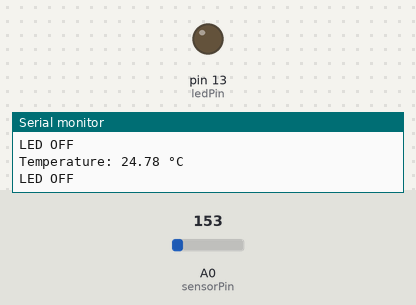
This sketch was run on a simulated Arduino Uno, built with avr-gcc and run on an emulated ATmega328P. On the bench: output pins drawn as LEDs (lit = HIGH), the last lines printed to the serial monitor. The inputs (shaded band) are chosen by the test bench; at power-on: A0 (sensorPin) = 153.

Above: at 1.8 s.
1.9 s: A0 (sensorPin) set to 173
At 2.6 s:
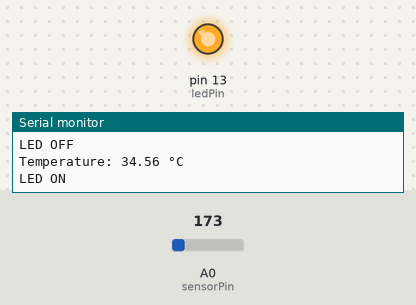
3.5 s: A0 (sensorPin) set to 133
At 5.2 s:
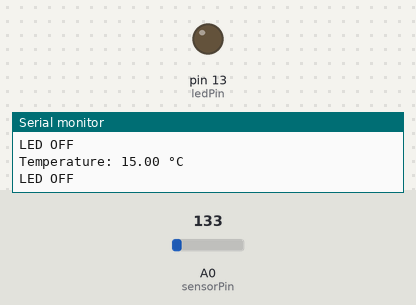
5.5 s: A0 (sensorPin) set to 165
At 7.0 s:
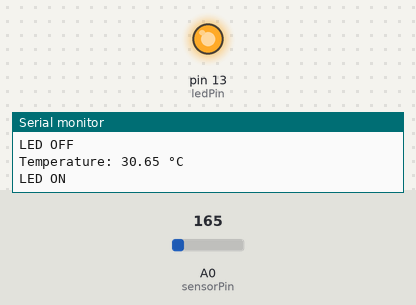
Timing chart, 0 to 8.5 s (numbered marks = the images above; inputs shaded):
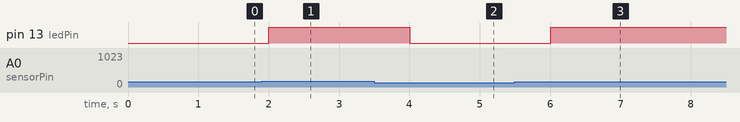

The sketch:

temperature_sensor.ino
```cpp
// Temperature Controlled LED using TMP36

int sensorPin = A0;    // TMP36 middle pin connected to A0
int ledPin = 13;       // LED connected to Digital Pin 13

void setup()
{
  pinMode(ledPin, OUTPUT);
  Serial.begin(9600);
}

void loop()
{
  // Read sensor value
  int sensorValue = analogRead(sensorPin);

  // Convert ADC value to voltage
  float voltage = sensorValue * (5.0 / 1023.0);

  // Convert voltage to temperature (TMP36 formula)
  float temperatureC = (voltage - 0.5) * 100.0;

  // Display temperature in Serial Monitor
  Serial.print("Temperature: ");
  Serial.print(temperatureC);
  Serial.println(" °C");

  // Control LED
  if (temperatureC > 30)
  {
    digitalWrite(ledPin, HIGH);  // LED ON
    Serial.println("LED ON");
  }
  else
  {
    digitalWrite(ledPin, LOW);   // LED OFF
    Serial.println("LED OFF");
  }

  delay(1000); // Wait 1 second
}
```

Measured:
- the behaviour switches between 163 and 164 on A0 (sensorPin) (found by bisection; images 0 and 1)
- after the input at 1.9 s, pin 13 (ledPin): LOW → HIGH after 0.10 s
- after the input at 3.5 s, pin 13 (ledPin): HIGH → LOW after 0.50 s
- after the input at 5.5 s, pin 13 (ledPin): LOW → HIGH after 0.51 s
